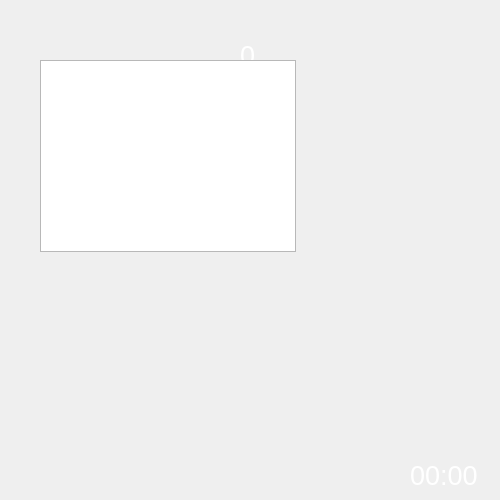
<?xml version="1.0" encoding="UTF-8"?>
<ui version="4.0">
 <class>Widget</class>
 <widget class="QWidget" name="Widget">
  <property name="geometry">
   <rect>
    <x>0</x>
    <y>0</y>
    <width>500</width>
    <height>500</height>
   </rect>
  </property>
  <property name="maximumSize">
   <size>
    <width>500</width>
    <height>500</height>
   </size>
  </property>
  <property name="windowTitle">
   <string>Widget</string>
  </property>
  <widget class="QLabel" name="label_2">
   <property name="geometry">
    <rect>
     <x>240</x>
     <y>10</y>
     <width>91</width>
     <height>91</height>
    </rect>
   </property>
   <property name="font">
    <font>
     <pointsize>20</pointsize>
    </font>
   </property>
   <property name="styleSheet">
    <string notr="true">color: #fff;



</string>
   </property>
   <property name="text">
    <string>0</string>
   </property>
  </widget>
  <widget class="QLabel" name="label_3">
   <property name="geometry">
    <rect>
     <x>410</x>
     <y>460</y>
     <width>71</width>
     <height>31</height>
    </rect>
   </property>
   <property name="font">
    <font>
     <pointsize>20</pointsize>
    </font>
   </property>
   <property name="styleSheet">
    <string notr="true">color: #fff;</string>
   </property>
   <property name="text">
    <string>00:00</string>
   </property>
  </widget>
  <widget class="QPushButton" name="pushButton">
   <property name="geometry">
    <rect>
     <x>290</x>
     <y>300</y>
     <width>75</width>
     <height>75</height>
    </rect>
   </property>
   <property name="cursor">
    <cursorShape>CrossCursor</cursorShape>
   </property>
   <property name="styleSheet">
    <string notr="true">box-shadow: 24px #333;</string>
   </property>
   <property name="text">
    <string/>
   </property>
   <property name="icon">
    <iconset resource="zasoby2.qrc">
     <normaloff>:/zdiencia/kaczka.jpg</normaloff>:/zdiencia/kaczka.jpg</iconset>
   </property>
   <property name="iconSize">
    <size>
     <width>150</width>
     <height>150</height>
    </size>
   </property>
   <property name="shortcut">
    <string notr="true"/>
   </property>
   <property name="flat">
    <bool>true</bool>
   </property>
  </widget>
  <widget class="QLabel" name="label">
   <property name="geometry">
    <rect>
     <x>0</x>
     <y>0</y>
     <width>501</width>
     <height>501</height>
    </rect>
   </property>
   <property name="cursor">
    <cursorShape>CrossCursor</cursorShape>
   </property>
   <property name="text">
    <string/>
   </property>
   <property name="pixmap">
    <pixmap resource="zasoby2.qrc">:/zdiencia/water.jpg</pixmap>
   </property>
   <property name="scaledContents">
    <bool>true</bool>
   </property>
  </widget>
  <widget class="QLabel" name="label_4">
   <property name="geometry">
    <rect>
     <x>180</x>
     <y>110</y>
     <width>181</width>
     <height>51</height>
    </rect>
   </property>
   <property name="font">
    <font>
     <pointsize>20</pointsize>
    </font>
   </property>
   <property name="styleSheet">
    <string notr="true">color: #fff;</string>
   </property>
   <property name="text">
    <string/>
   </property>
  </widget>
  <widget class="QGraphicsView" name="graphicsView">
   <property name="geometry">
    <rect>
     <x>40</x>
     <y>60</y>
     <width>256</width>
     <height>192</height>
    </rect>
   </property>
  </widget>
  <zorder>label</zorder>
  <zorder>label_2</zorder>
  <zorder>label_3</zorder>
  <zorder>pushButton</zorder>
  <zorder>label_4</zorder>
  <zorder>graphicsView</zorder>
 </widget>
 <resources>
  <include location="zasoby2.qrc"/>
 </resources>
 <connections/>
</ui>
